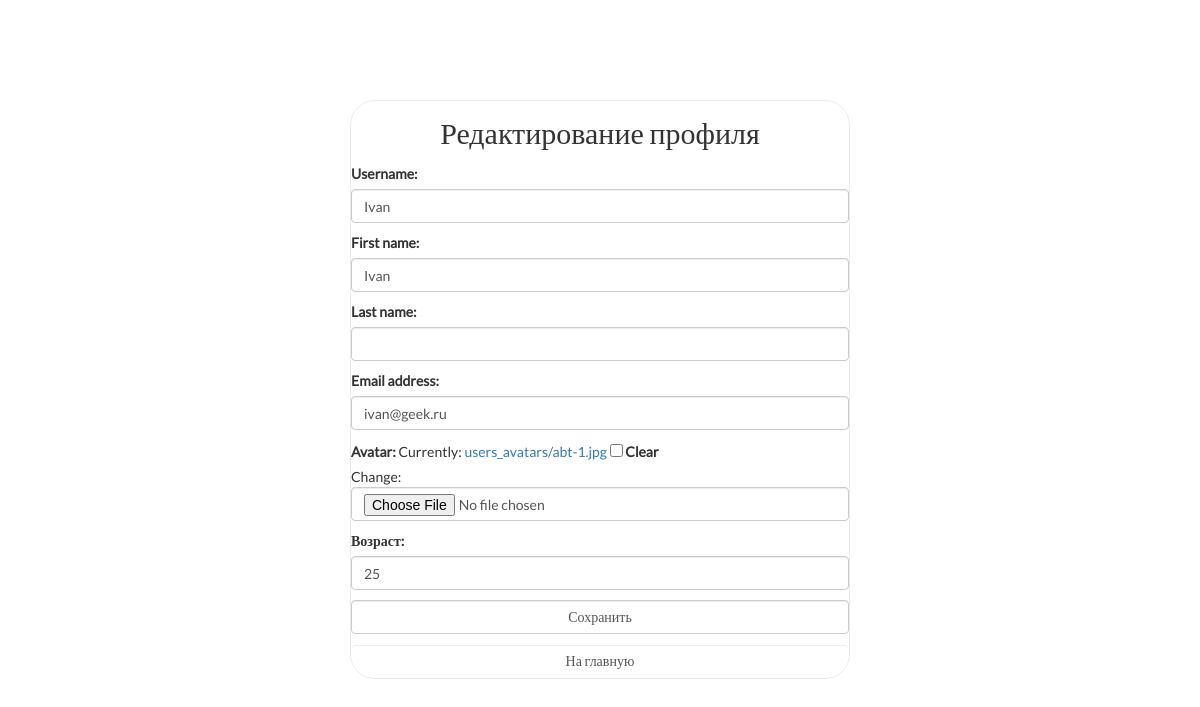
/auth/user/profile/ (signed in), run on the app's committed database.
### authapp/models.py (models this page shows)
class ShopUser(AbstractUser):
    age = models.PositiveSmallIntegerField(verbose_name='возраст', null=True)
    avatar = models.ImageField(upload_to='users_avatars', blank=True)

### authapp/views.py (the view)
# urls.py: path('user/profile/', authapp.user_profile, name='user_profile'),
def user_profile(request):
    if request.method == 'POST':
        user = ShopUserProfileForm(request.POST, request.FILES, instance=request.user)
        if user.is_valid():
            user.save()
            return HttpResponseRedirect(reverse('main:index'))
    else:
        user = ShopUserProfileForm(instance=request.user) #если в Джанго не передавать instance, то он будет пытаться создавать новый объект
    context = {
        'page_title': 'профиль',
        'form': user
    }
    return render(request, 'authapp/profile.html', context)

### authapp/forms.py (shortened to what this page needs)
class ShopUserProfileForm(UserChangeForm):
    class Meta:
        model = ShopUser
        fields = (
            'username', 'first_name', 'last_name',
            'email', 'avatar', 'age'
        )
    def __init__(self, *args, **kwargs):
        super().__init__(*args, **kwargs)
        for field_name, field in self.fields.items():
            field.widget.attrs['class'] = f'form-control {field_name}'
            field.help_text = ''
            if field_name == 'password':
                field.widget = forms.HiddenInput()

### authapp/templates/authapp/profile.html (shortened to what this page needs)
{% extends 'authapp/base.html' %}
{% block container %}
    <div class="h2 text-center head">
    Редактирование профиля
    </div>
    <form class="form-horizontal" method="post" enctype="multipart/form-data">
        {{ form.as_p }}
        <input type="submit" class="form-control" value="Сохранить">
    </form>
    <a href="{% url 'main:index' %}"
       class="btn btn-round form-control">
        На главную
    </a>
{% endblock %}

### static/css/style.css (style rules this page uses)
body { background:#fff; font-family: 'Lato-Regular'; }
body a { transition: 0.5s all; -webkit-transition: 0.5s all; -o-transition: 0.5s all; -moz-transition: 0.5s all; -ms-transition: 0.5s all; }
.login .head { margin: 15px auto; }
.login .form-control[type="submit"] { margin: 10px auto; }
.login form { margin-bottom: 10px; }

### data on the page
ShopUser: username "Ivan", first_name "Ivan", email "ivan@geek.ru", age "25"
